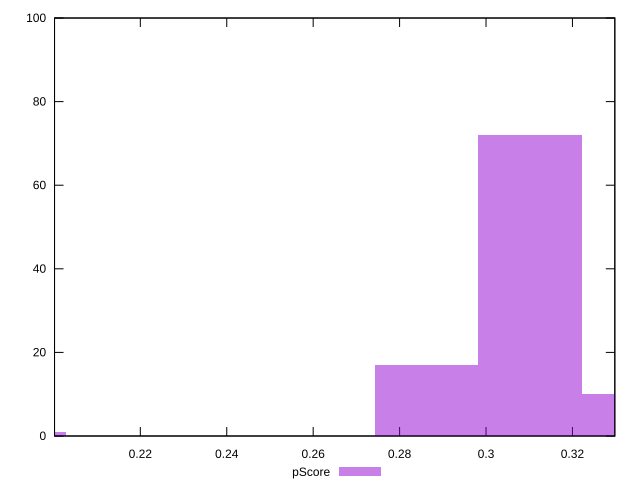

Write the gnuplot code that produced this figure.
reset

$pScore <<EOF
0.19088346700172745 1
0.3101856338778071 72
0.33404606725302305 10
0.2863252005025912 17
EOF

set key outside below
set boxwidth 0.02386043337521593
set xrange [0.200145546729192:0.3298073564929364]
set yrange [0:100]
set trange [0:100]
set style fill transparent solid 0.5 noborder
set terminal svg size 640, 490 enhanced background rgb 'white'
set output "reports/report_00033_2021-03-01T14-23-16.841Z/max-potential-fid/samples/astro/pScore/histogram.svg"

plot $pScore title "pScore" with boxes

reset
